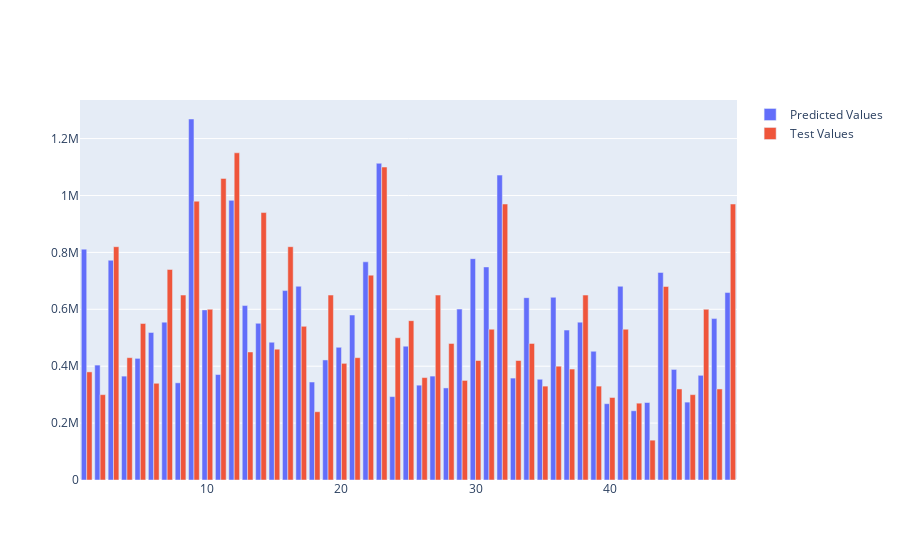

The notebook cell saved with this chart:
### Markdown cell above
# Рисуем гистограмму

### Code cell
import plotly.graph_objects as px

x = [v for v in range(1, 50)]
plot = px.Figure(data=[px.Bar(
    name = 'Predicted Values',
    x = x,
    y = y_pred[:50]
   ),
                       px.Bar(
    name = 'Test Values',
    x = x,
    y = y_test[:50]
   )
])
                  
plot.show()
